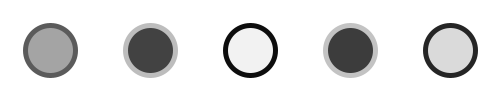
Frame 1 (no input)
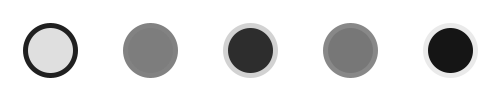
Frame 60 (the mouse pressed at the canvas centre just before this capture)
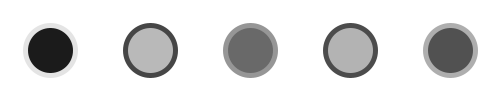
Frame 120 (the mouse held since frame 60 and released just before this capture)

The Processing sketch that drew these frames (run headless with seeded random() and noise(); from frame 60 on, the mouse is pressed at the canvas centre):

// Processing sketch: processing_75903
// ── processing_75903.pde

int nElements = 5;
int array0[ ] = new int[nElements];

void setup(){ 
  size(500,100);
 for (int q=0; q<nElements; q++){
   int randomint0 = (int)random(255);
   array0[q] = randomint0;
 }
}
void draw(){
 background (255);
 strokeWeight(5);
 smooth();
 int time = 0;

 for (float i=0; i<5; i=i+1){
   stroke(255-array0[time]);
   fill(array0[time]);
   ellipse(100*i+50,50, 50,50);
   if(array0[time] == 255){
     array0[time] = 0; 
   }else{
       array0[time] = array0[time]+1;}
   time = time+1;
  

 }
}
